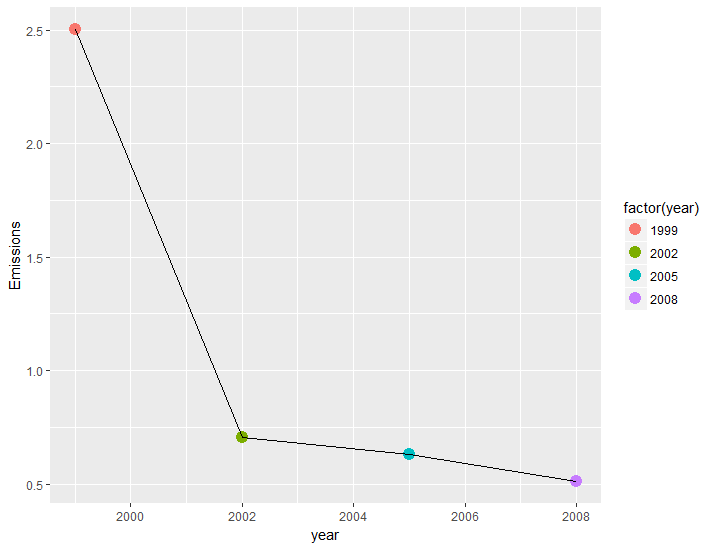

The script that drew this image:
#How have emissions from motor vehicle sources changed from 1999–2008 in Baltimore City?
vehicle <- SCC[grep("*vehicle*|*Vehicle*", SCC$Short.Name),]
vehicleSCC <- vehicle$SCC

#extracting motor vehicles in baltimore city only
veh_balt <- NEIsub[NEIsub$SCC %in% vehicleSCC,] #extracting similar entries of vehicleSCC INSIDE NEIsub$SCC, and extracting those rows from NEIsub
agg_veh_balt <- aggregate(Emissions ~ year, veh_balt, mean)

ggplot(agg_veh_balt, aes(x=year, y=Emissions)) + geom_point(aes(colour = factor(year)), size = 4) + geom_line() 
